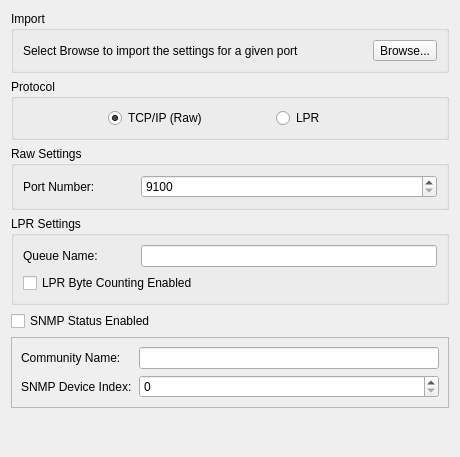
<?xml version="1.0" encoding="UTF-8"?>
<ui version="4.0">
 <class>TcpPrinterPortWidget</class>
 <widget class="QWidget" name="TcpPrinterPortWidget">
  <property name="geometry">
   <rect>
    <x>0</x>
    <y>0</y>
    <width>460</width>
    <height>457</height>
   </rect>
  </property>
  <property name="sizePolicy">
   <sizepolicy hsizetype="Preferred" vsizetype="Preferred">
    <horstretch>38</horstretch>
    <verstretch>44</verstretch>
   </sizepolicy>
  </property>
  <property name="windowTitle">
   <string>Form</string>
  </property>
  <layout class="QGridLayout" name="gridLayout_6">
   <item row="0" column="0" colspan="2">
    <widget class="QGroupBox" name="ImportGroupBox">
     <property name="title">
      <string>Import</string>
     </property>
     <layout class="QGridLayout" name="gridLayout">
      <item row="0" column="0">
       <widget class="QLabel" name="browseLabel">
        <property name="text">
         <string>Select Browse to import the settings for a given port</string>
        </property>
       </widget>
      </item>
      <item row="0" column="1">
       <widget class="QToolButton" name="browseToolButton">
        <property name="text">
         <string>Browse...</string>
        </property>
       </widget>
      </item>
     </layout>
    </widget>
   </item>
   <item row="1" column="0" colspan="2">
    <widget class="QGroupBox" name="protocolGroupBox">
     <property name="title">
      <string>Protocol</string>
     </property>
     <layout class="QGridLayout" name="gridLayout_2">
      <item row="0" column="1">
       <widget class="QRadioButton" name="tcpRadioButton">
        <property name="text">
         <string>TCP/IP (Raw)</string>
        </property>
        <property name="checked">
         <bool>true</bool>
        </property>
       </widget>
      </item>
      <item row="0" column="2">
       <widget class="QRadioButton" name="lprRadioButton">
        <property name="text">
         <string>LPR</string>
        </property>
       </widget>
      </item>
      <item row="0" column="0">
       <spacer name="horizontalSpacer">
        <property name="orientation">
         <enum>Qt::Horizontal</enum>
        </property>
        <property name="sizeType">
         <enum>QSizePolicy::Fixed</enum>
        </property>
        <property name="sizeHint" stdset="0">
         <size>
          <width>85</width>
          <height>20</height>
         </size>
        </property>
       </spacer>
      </item>
     </layout>
    </widget>
   </item>
   <item row="2" column="0" colspan="2">
    <widget class="QGroupBox" name="rawGroupBox">
     <property name="title">
      <string>Raw Settings</string>
     </property>
     <layout class="QGridLayout" name="gridLayout_3">
      <item row="0" column="0">
       <widget class="QLabel" name="portLabel">
        <property name="sizePolicy">
         <sizepolicy hsizetype="Fixed" vsizetype="Preferred">
          <horstretch>0</horstretch>
          <verstretch>0</verstretch>
         </sizepolicy>
        </property>
        <property name="minimumSize">
         <size>
          <width>112</width>
          <height>0</height>
         </size>
        </property>
        <property name="text">
         <string>Port Number:</string>
        </property>
        <property name="buddy">
         <cstring>portSpinBox</cstring>
        </property>
       </widget>
      </item>
      <item row="0" column="1">
       <widget class="QSpinBox" name="portSpinBox">
        <property name="readOnly">
         <bool>false</bool>
        </property>
        <property name="specialValueText">
         <string>9100</string>
        </property>
        <property name="accelerated">
         <bool>false</bool>
        </property>
        <property name="keyboardTracking">
         <bool>true</bool>
        </property>
        <property name="showGroupSeparator" stdset="0">
         <bool>false</bool>
        </property>
       </widget>
      </item>
     </layout>
    </widget>
   </item>
   <item row="3" column="0" colspan="2">
    <widget class="QGroupBox" name="lprGroupBox">
     <property name="title">
      <string>LPR Settings</string>
     </property>
     <layout class="QGridLayout" name="gridLayout_4">
      <item row="0" column="0">
       <widget class="QLabel" name="queueLabel">
        <property name="sizePolicy">
         <sizepolicy hsizetype="Fixed" vsizetype="Preferred">
          <horstretch>0</horstretch>
          <verstretch>0</verstretch>
         </sizepolicy>
        </property>
        <property name="minimumSize">
         <size>
          <width>112</width>
          <height>0</height>
         </size>
        </property>
        <property name="text">
         <string>Queue Name:</string>
        </property>
        <property name="buddy">
         <cstring>queueLineEdit</cstring>
        </property>
       </widget>
      </item>
      <item row="0" column="1">
       <widget class="QLineEdit" name="queueLineEdit">
        <property name="sizePolicy">
         <sizepolicy hsizetype="Expanding" vsizetype="Fixed">
          <horstretch>0</horstretch>
          <verstretch>26</verstretch>
         </sizepolicy>
        </property>
       </widget>
      </item>
      <item row="1" column="0" colspan="2">
       <widget class="QCheckBox" name="lprCheckBox">
        <property name="text">
         <string>LPR Byte Counting Enabled</string>
        </property>
       </widget>
      </item>
     </layout>
    </widget>
   </item>
   <item row="4" column="0">
    <widget class="QCheckBox" name="snmpCheckBox">
     <property name="text">
      <string>SNMP Status Enabled</string>
     </property>
    </widget>
   </item>
   <item row="5" column="0" colspan="2">
    <widget class="QFrame" name="frame">
     <property name="frameShape">
      <enum>QFrame::StyledPanel</enum>
     </property>
     <property name="frameShadow">
      <enum>QFrame::Raised</enum>
     </property>
     <layout class="QGridLayout" name="gridLayout_5">
      <item row="0" column="0">
       <widget class="QLabel" name="communityLabel">
        <property name="sizePolicy">
         <sizepolicy hsizetype="Fixed" vsizetype="Preferred">
          <horstretch>0</horstretch>
          <verstretch>0</verstretch>
         </sizepolicy>
        </property>
        <property name="minimumSize">
         <size>
          <width>112</width>
          <height>0</height>
         </size>
        </property>
        <property name="text">
         <string>Community Name:</string>
        </property>
        <property name="buddy">
         <cstring>communityLineEdit</cstring>
        </property>
       </widget>
      </item>
      <item row="0" column="1">
       <widget class="QLineEdit" name="communityLineEdit"/>
      </item>
      <item row="1" column="0">
       <widget class="QLabel" name="snmpLabel">
        <property name="sizePolicy">
         <sizepolicy hsizetype="Fixed" vsizetype="Preferred">
          <horstretch>0</horstretch>
          <verstretch>0</verstretch>
         </sizepolicy>
        </property>
        <property name="minimumSize">
         <size>
          <width>112</width>
          <height>0</height>
         </size>
        </property>
        <property name="text">
         <string>SNMP Device Index:</string>
        </property>
        <property name="buddy">
         <cstring>snmpSpinBox</cstring>
        </property>
       </widget>
      </item>
      <item row="1" column="1">
       <widget class="QSpinBox" name="snmpSpinBox"/>
      </item>
     </layout>
    </widget>
   </item>
   <item row="6" column="1">
    <spacer name="verticalSpacer">
     <property name="orientation">
      <enum>Qt::Vertical</enum>
     </property>
     <property name="sizeHint" stdset="0">
      <size>
       <width>20</width>
       <height>40</height>
      </size>
     </property>
    </spacer>
   </item>
  </layout>
 </widget>
 <tabstops>
  <tabstop>browseToolButton</tabstop>
  <tabstop>tcpRadioButton</tabstop>
  <tabstop>lprRadioButton</tabstop>
  <tabstop>portSpinBox</tabstop>
  <tabstop>queueLineEdit</tabstop>
  <tabstop>lprCheckBox</tabstop>
  <tabstop>snmpCheckBox</tabstop>
  <tabstop>communityLineEdit</tabstop>
  <tabstop>snmpSpinBox</tabstop>
 </tabstops>
 <resources/>
 <connections>
  <connection>
   <sender>tcpRadioButton</sender>
   <signal>toggled(bool)</signal>
   <receiver>lprGroupBox</receiver>
   <slot>setDisabled(bool)</slot>
   <hints>
    <hint type="sourcelabel">
     <x>180</x>
     <y>126</y>
    </hint>
    <hint type="destinationlabel">
     <x>205</x>
     <y>273</y>
    </hint>
   </hints>
  </connection>
  <connection>
   <sender>lprRadioButton</sender>
   <signal>toggled(bool)</signal>
   <receiver>rawGroupBox</receiver>
   <slot>setDisabled(bool)</slot>
   <hints>
    <hint type="sourcelabel">
     <x>322</x>
     <y>126</y>
    </hint>
    <hint type="destinationlabel">
     <x>205</x>
     <y>190</y>
    </hint>
   </hints>
  </connection>
  <connection>
   <sender>snmpCheckBox</sender>
   <signal>toggled(bool)</signal>
   <receiver>frame</receiver>
   <slot>setEnabled(bool)</slot>
   <hints>
    <hint type="sourcelabel">
     <x>105</x>
     <y>333</y>
    </hint>
    <hint type="destinationlabel">
     <x>205</x>
     <y>389</y>
    </hint>
   </hints>
  </connection>
 </connections>
</ui>
